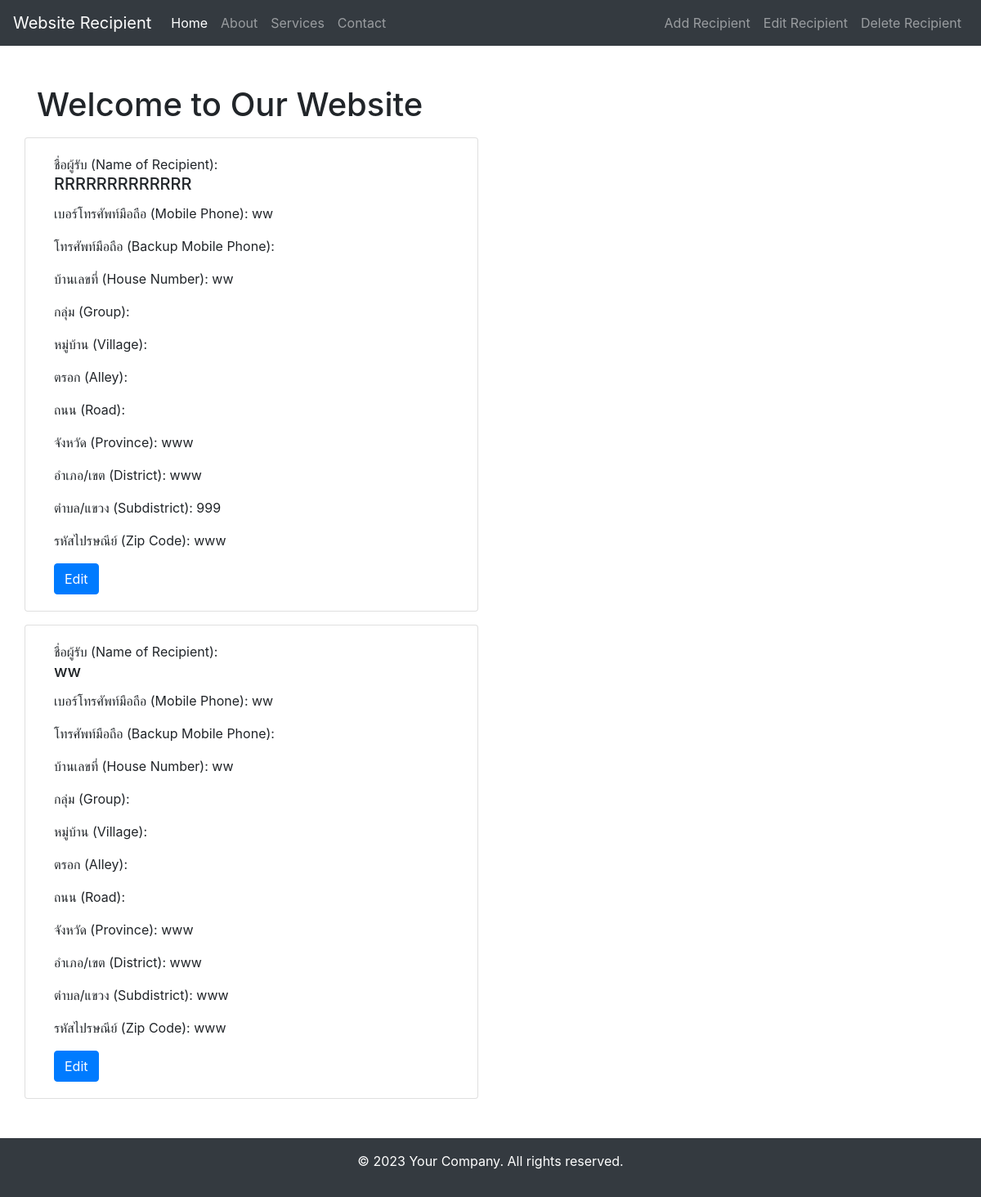
The page / on the database its author committed.
### tables this page shows
CREATE TABLE `recipient_details` (
  `id` int(11) UNSIGNED NOT NULL,
  `recipient_name` varchar(255) NOT NULL,
  `mobile_phone` varchar(20) NOT NULL,
  `mobile_phone_backup` varchar(20) DEFAULT NULL,
  `house_number` varchar(50) NOT NULL,
  `group_name` varchar(100) DEFAULT NULL,
  `village` varchar(100) DEFAULT NULL,
  `alley` varchar(100) DEFAULT NULL,
  `road` varchar(100) DEFAULT NULL,
  `province` varchar(100) NOT NULL,
  `district` varchar(100) NOT NULL,
  `subdistrict` varchar(100) NOT NULL,
  `zip_code` varchar(10) NOT NULL
);

### index.php (the view, shortened to what this page needs)
<?php
$conn = connectToDatabase();
$sql = "SELECT `id`, `recipient_name`, `mobile_phone`, `mobile_phone_backup`, `house_number`, `group_name`, `village`, `alley`, `road`, `province`, `district`, `subdistrict`, `zip_code` FROM `recipient_details`";
$result = $conn->query($sql);
?>
<!DOCTYPE html>
<html>
<head>
  <link rel="stylesheet" href="https://maxcdn.bootstrapcdn.com/bootstrap/4.5.2/css/bootstrap.min.css">
</head>
<body>
  <?php
  require_once 'template/navbar.php';
  ?>
  <div class="container mt-5">
    <h1>Welcome to Our Website</h1>
    <?php
    if ($result->num_rows > 0) {
      while ($row = $result->fetch_assoc()) {
        $id = $row['id'];
        $recipientName = $row['recipient_name'];
        $mobilePhone = $row['mobile_phone'];
        $houseNumber = $row['house_number'];
        $province = $row['province'];
        $district = $row['district'];
        $subdistrict = $row['subdistrict'];
        $zipCode = $row['zip_code'];
        ?>
        <div class=" row card mt-3  col-md-6">
          <div class="card-body">ชื่อผู้รับ (Name of Recipient):
            <h5 class="card-title">
              <?php echo $recipientName; ?>
            </h5>
            <p  >เบอร์โทรศัพท์มือถือ (Mobile Phone):
              <?php echo $mobilePhone; ?>
            </p>
            <p  >โทรศัพท์มือถือ (Backup Mobile Phone):
            </p>
            <p  >บ้านเลขที่ (House Number):
              <?php echo $houseNumber; ?>
            </p>
            <p  >กลุ่ม (Group):
            </p>
            <p  >หมู่บ้าน (Village):
            </p>
            <p  >ตรอก (Alley):
            </p>
            <p  >ถนน (Road):
            </p>
            <p  >จังหวัด (Province):
              <?php echo $province; ?>
            </p>
            <p  >อำเภอ/เขต (District):
              <?php echo $district; ?>
            </p>
            <p  >ตำบล/แขวง (Subdistrict):
              <?php echo $subdistrict; ?>
            </p>
            <p  >รหัสไปรษณีย์ (Zip Code):
              <?php echo $zipCode; ?>
            </p>
            <a href="edit_recipient.php?id=<?php echo $id; ?>" class="btn btn-primary">Edit</a>
          </div>
        </div>
        <?php
      }
    }
    ?>
  </div>
  <?php
  require_once 'template/footer.php';
  ?>
</body>
</html>

### template/navbar.php (shortened to what this page needs)
<nav class="navbar navbar-expand-lg navbar-dark bg-dark">
    <a class="navbar-brand" href=".">Website Recipient</a>
    <div class="collapse navbar-collapse" id="navbarNav">
      <ul class="navbar-nav">
        <li class="nav-item active">
          <a class="nav-link" href=".">Home</a>
        </li>
        <li class="nav-item">
          <a class="nav-link" href="#">About</a>
        </li>
        <li class="nav-item">
          <a class="nav-link" href="#">Services</a>
        </li>
        <li class="nav-item">
          <a class="nav-link" href="#">Contact</a>
        </li>
      </ul>
      <ul class="navbar-nav ml-auto">
        <li class="nav-item">
          <a class="nav-link" href="add_recipient.php">Add Recipient</a>
        </li>
        <li class="nav-item">
          <a class="nav-link" href="edit_recipient.php">Edit Recipient</a>
        </li>
        <li class="nav-item">
          <a class="nav-link" href="delete_recipient.php">Delete Recipient</a>
        </li>
      </ul>
    </div>
  </nav>

### template/footer.php
<footer class="bg-dark text-white text-center py-3 mt-5">
        <p>&copy; 2023 Your Company. All rights reserved.</p>
    </footer>

### rows shown on the page
recipient_details: recipient_name "RRRRRRRRRRRRR", mobile_phone "ww", house_number "ww", province "www", district "www", subdistrict "999", zip_code "www"
recipient_details: recipient_name "ww", mobile_phone "ww", house_number "ww", province "www", district "www", subdistrict "www", zip_code "www"
